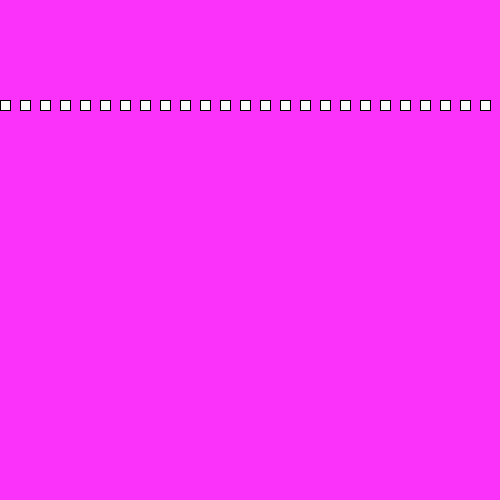
Frame 1 (no input)
Frame 60 (the mouse pressed at the canvas centre just before this capture): identical to frame 1, image omitted
Frame 120 (the mouse held since frame 60 and released just before this capture): identical to frame 1, image omitted

The Processing sketch that drew this single still picture (run headless with seeded random() and noise(); from frame 60 on, the mouse is pressed at the canvas centre):

// Processing sketch: for_loop_simple
// ── for_loop_simple.pde
int posX;
int posY;

void setup() {
  size(500, 500);
  posX = 1;
  posY = 100;
}

void draw() {

  /*
   El "for loop" es basicamente..un loop :)
   Cuando el computador se encuentra con un for loop,
   va a ejecutar lo que este dentro una y otra vez
   hasta que se cumpla la condición que se especifica
   */

  background (250, 50, 250);

  for (int x=0; x<width; x+=20) {
    rect(posX * x, posY, 10, 10);
  }

  /*
   Este for loop dice:
   int x=0  -- crea un a variable x que es igual a 0 (valor inicial)
   x<width  -- repetir este loop hasta que x deje de ser menor a 'width'
   x+=10    -- en cada ciclo, agregamos 10 a x (es decir irá 0-10-20-30)
   */
}
